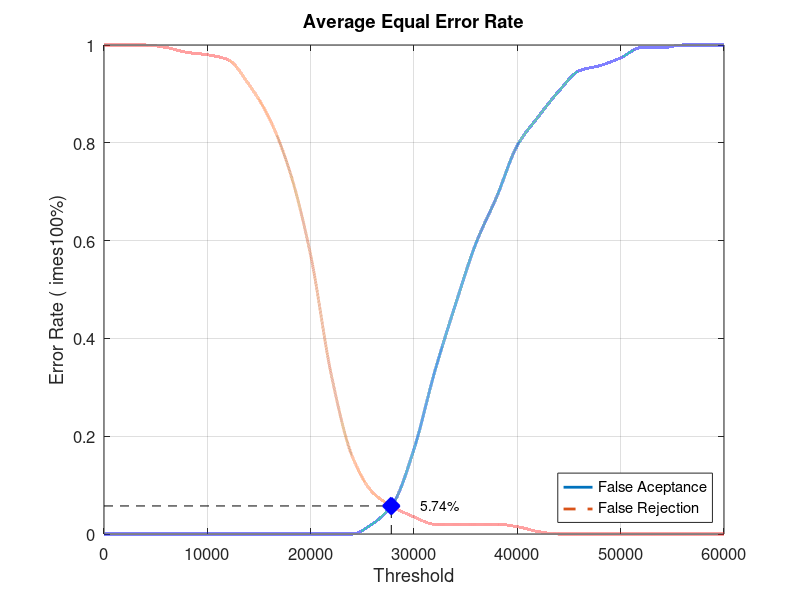
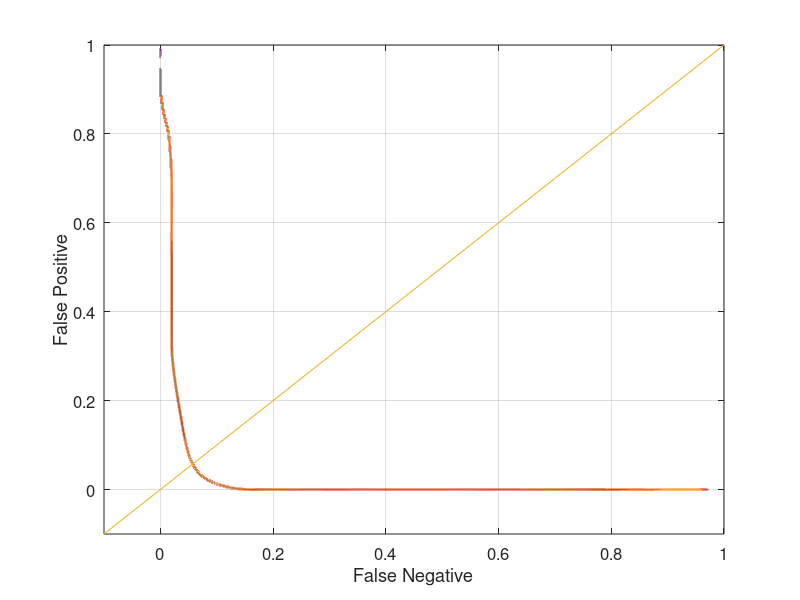

Source code (MATLAB) for these figures, in order:
close all;
clear;
clc;
x = 0:2000:60000;
xq = 0:0.5:60000;

y0 = [0 0 0 0 0 0 0 0 0 0 0 0 0 0.0210526 0.0631579 0.173684 0.331579 0.468421 0.594737 0.689474 0.794737 0.852632 0.905263 0.947368 0.957895 0.973684 0.994737 0.994737 1 1 1]
yy0 = interp1(x, y0, xq, 'pchip');
y1 = [1 1 1 0.995 0.985 0.98 0.97 0.92 0.85 0.74 0.57 0.325 0.16 0.085 0.055 0.035 0.02 0.02 0.02 0.02 0.015 0.005 0 0 0 0 0 0 0 0 0]
yy1 = interp1(x, y1, xq, 'pchip');

% Calculating EER: 
y2 = abs(y0 - y1);
find(y2 == min(y2))
yy2 = abs(yy0 - yy1);
xEER = find(yy2 == min(yy2));
xEERIndex = xq(xEER) % X-axis EER
yEER = yy0(xEER) % Y-axis EER

main = figure
plot(xq, yy0,'-','LineWidth', 2);	hold on
plot(xq, yy1,'--','LineWidth', 2);	hold on
plot([xEERIndex xEERIndex], [0 yEER], 'k--');	hold on
plot([0 xEERIndex], [yEER yEER], 'k--');	hold on
plot(xEERIndex, yEER, 'bx', 'LineWidth', 10);	hold on
text(xEERIndex + 10 * xEERIndex / 100, yEER, [num2str(round((10000 * yEER)) / 100) '%'])
legend('False Aceptance', 'False Rejection', 'Location', 'SouthEast')
xlabel('Threshold')
ylabel('Error Rate (	imes100%)')
title('Average Equal Error Rate')
set(gca, 'FontSize', 12)
axis([0 60000 0 1])
grid on

print(main, 'Database5_1Main', '-dpng');
FNRxFPR = figure('Color', [1 1 1]);
plot(yy1, yy0, '-', yy1, yy0, 'LineWidth', 2);
hold on
y = -0.1:0.1:1
plot(y, y); 
set(gca, 'FontSize', 12)
xlabel('False Negative')
ylabel('False Positive')
axis([-0.1 1 -0.1 1])
set(gca, 'FontSize', 12)
grid on

print(FNRxFPR, 'Database5_1FNRxFPR','-dpng');
